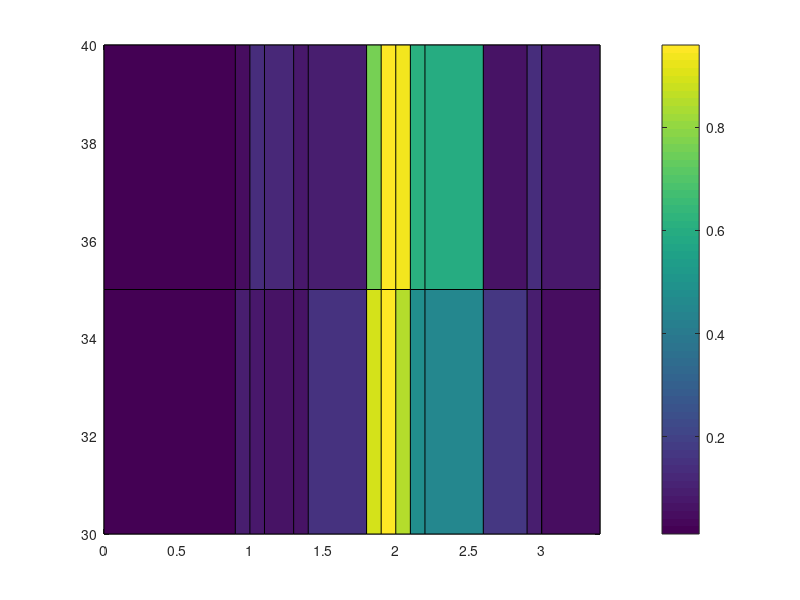

This figure's MATLAB source:
eff = [0.020243902	0.095121951	0.074796748	0.056639566	0.060704607	0.151219512	0.894308943	0.951219512	0.845528455	0.470867209	0.451219512	0.161788618	0.086585366	0.043089431	0.053794038	0.165853659	; ... 
0.018943089	0.042411587	0.139837398	0.125203252	0.070817997	0.087804878	0.766666667	0.959349593	0.93495935	0.61076056	0.593495935	0.056097561	0.144715447	0.113821138	0.072346937	0.055005461	; ... 
0.01141791	0.031923614	0.021343284	0.071486875	0.142537313	0.130597015	0.478358209	0.669988472	0.880597015	0.955223881	0.835820896	0.094029851	0.09547385	0.164179104	0.164179104	0.041044776	...  
];

freqs = [30 35 40];
angles = [0	0.9	1	1.1	1.3	1.4	1.8	1.9	2	2.1	2.2	2.6	2.9	3	3	3.4];
[anglesGrid,freqsGrid] = meshgrid(angles,freqs);

figure()
s = pcolor(anglesGrid,freqsGrid,eff);
colorbar;
